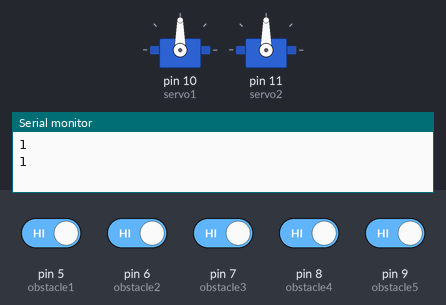
This sketch was run on a simulated Arduino Uno, built with avr-gcc and run on an emulated ATmega328P. On the bench: 2 × servo, the last lines printed to the serial monitor. The test bench sets the inputs (shaded band); at power-on: pin 5 (obstacle1), pin 6 (obstacle2), pin 7 (obstacle3), pin 8 (obstacle4), pin 9 (obstacle5) HIGH.

Above: at 1.8 s.
1.9 s: pin 5 (obstacle1) driven LOW
At 2.15 s:
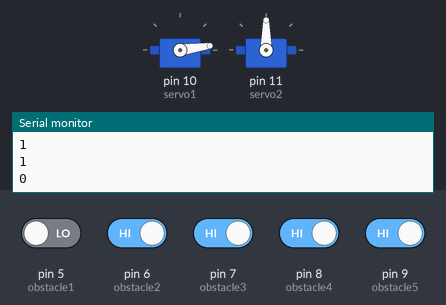
5.4 s: pin 5 (obstacle1) driven HIGH
7.0 s: pin 6 (obstacle2) driven LOW
At 8.19 s:
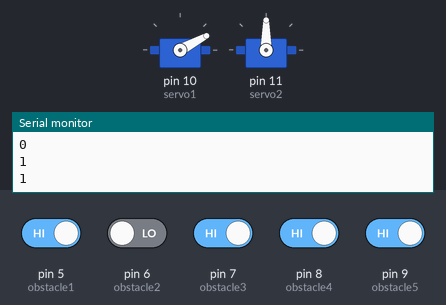
10.6 s: pin 6 (obstacle2) driven HIGH
At 10.86 s:
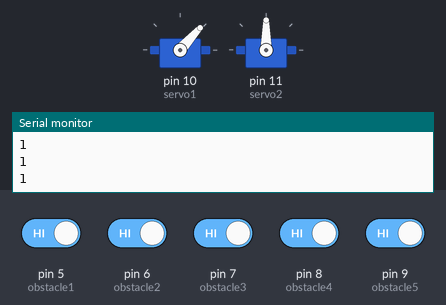
Timing chart, 0 to 13.2 s (numbered marks = the images above; inputs shaded):
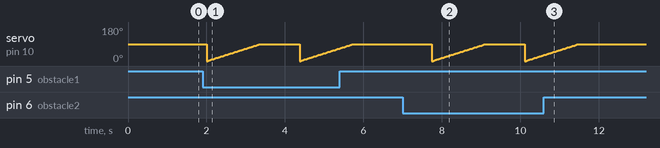

Measured:
- after the input at 1.9 s, servo on pin 10 (servo1): ramps from 0° to 90° and jumps back, once every 2.4 s
- after the input at 7.0 s, servo on pin 10 (servo1): ramps from 0° to 90° and jumps back, once every 2.4 s
- after the input at 10.6 s, servo on pin 10 (servo1): goes on until 11.5 s, then stays 90°

The sketch:

auto_car_wash.ino
```cpp
//Controlling Carwash Station with multiple sensors
#include<Servo.h>
//Ultrasonic
int obstacle1=5;
int obstacle2=6;
int obstacle3=7;
int obstacle4=8;
int obstacle5=9;
int isobs1=HIGH;
int isobs2=HIGH;
int isobs3=HIGH;
int isobs4=HIGH;
int isobs5=HIGH;

Servo servo1;
Servo servo2;
void setup() {
  // put your setup code here, to run once:
  pinMode(obstacle1,INPUT);
  pinMode(obstacle2,INPUT);
  pinMode(obstacle3,INPUT);
  pinMode(obstacle4,INPUT);
  pinMode(obstacle5,INPUT);
  servo1.attach(10);
  servo2.attach(11);
  Serial.begin(9600);


}

void loop() {
  // put your main code here, to run repeatedly:
  isobs1=digitalRead(obstacle1);
  isobs2=digitalRead(obstacle2);
  isobs3=digitalRead(obstacle3);
  isobs4=digitalRead(obstacle4);
  isobs5=digitalRead(obstacle5);
  Serial.println(digitalRead(obstacle1));
  if(isobs1==LOW||isobs2==LOW||isobs3==LOW||isobs4==LOW||isobs5==LOW){
    int pos;
  for(pos=0;pos<=90;pos+=1){
    servo1.write(pos);
    delay(15);
  }
  }
    delay(1000);
}
```
